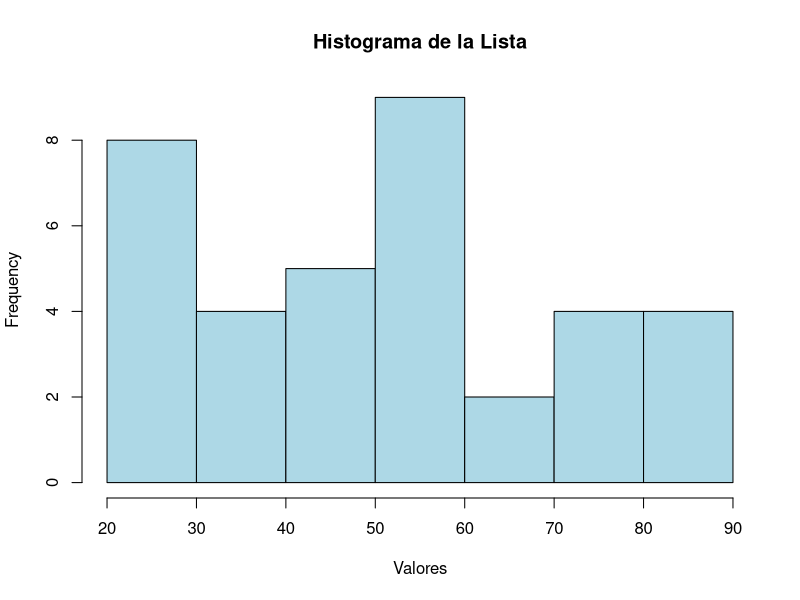
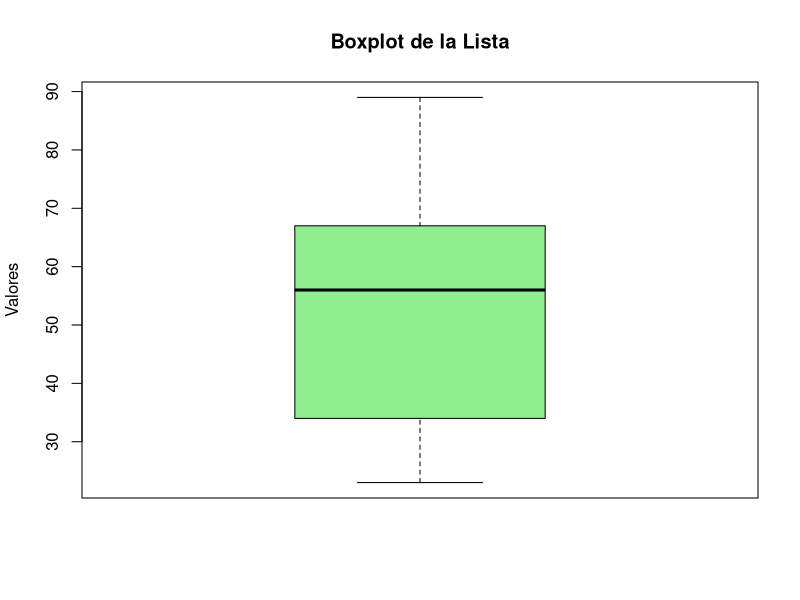
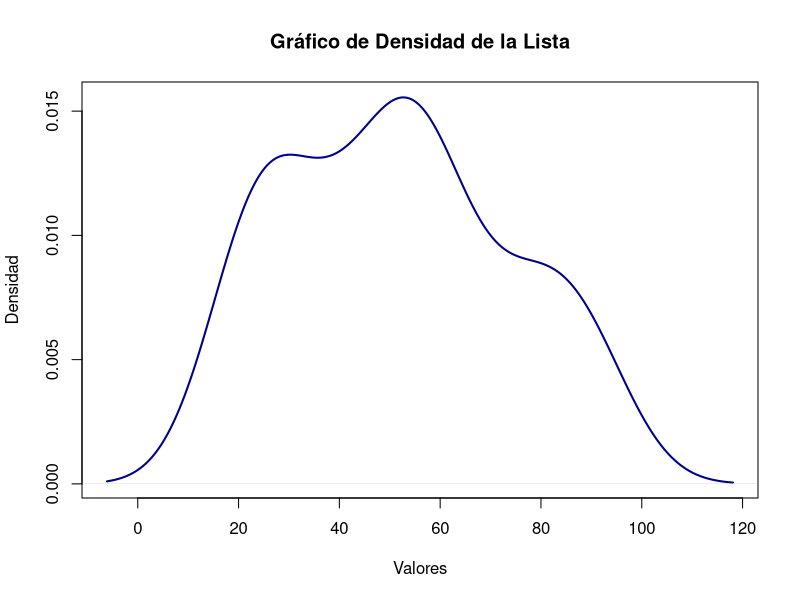
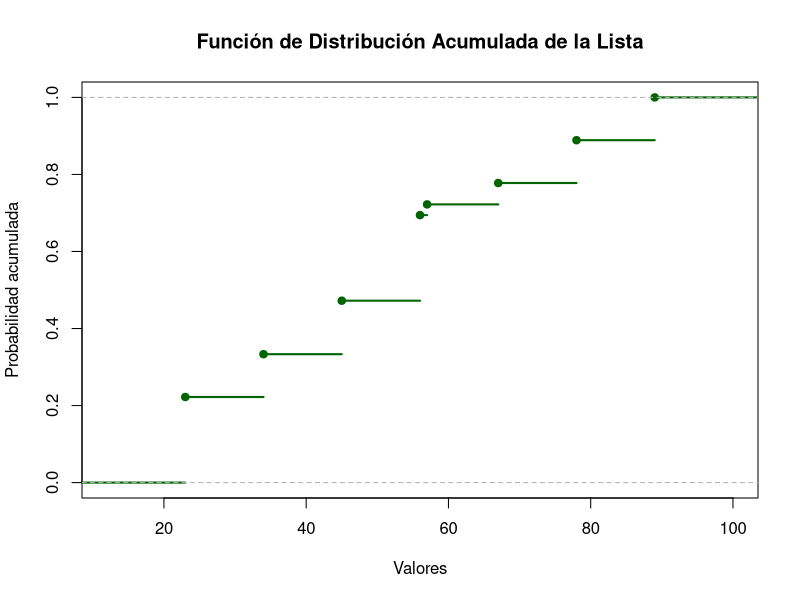
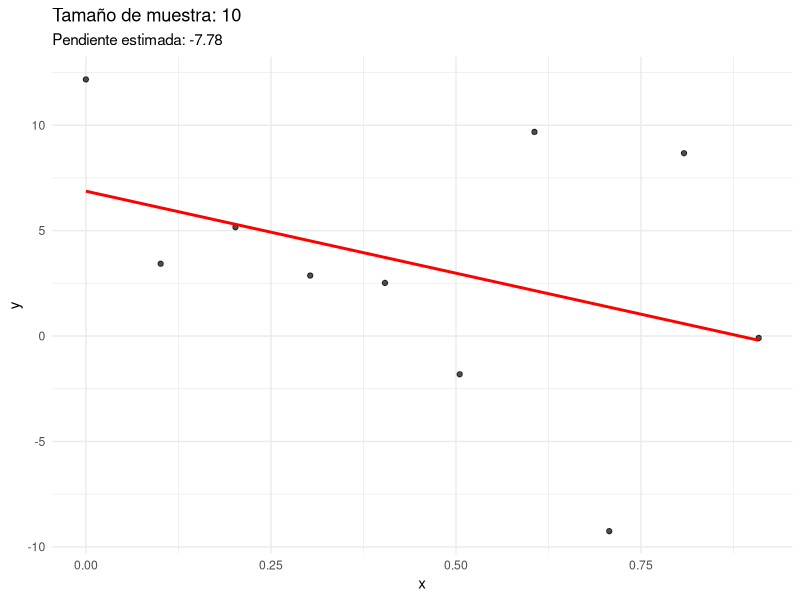
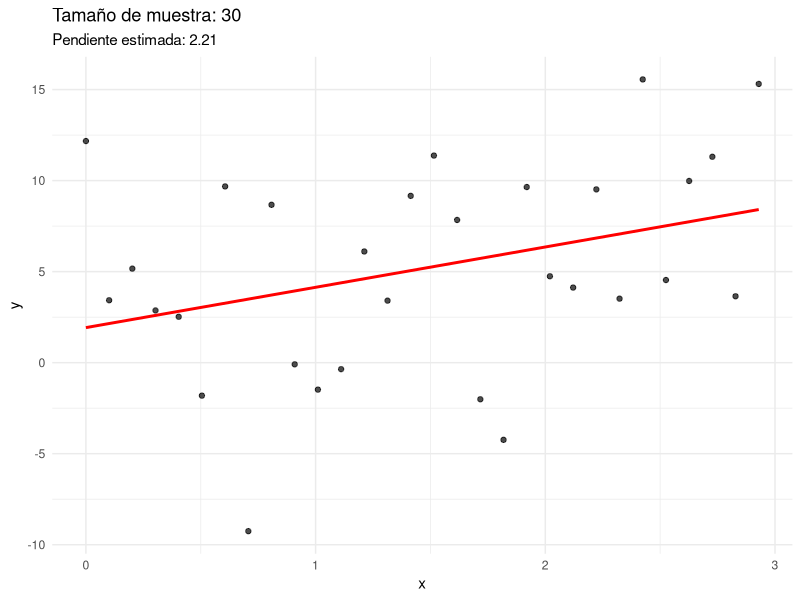
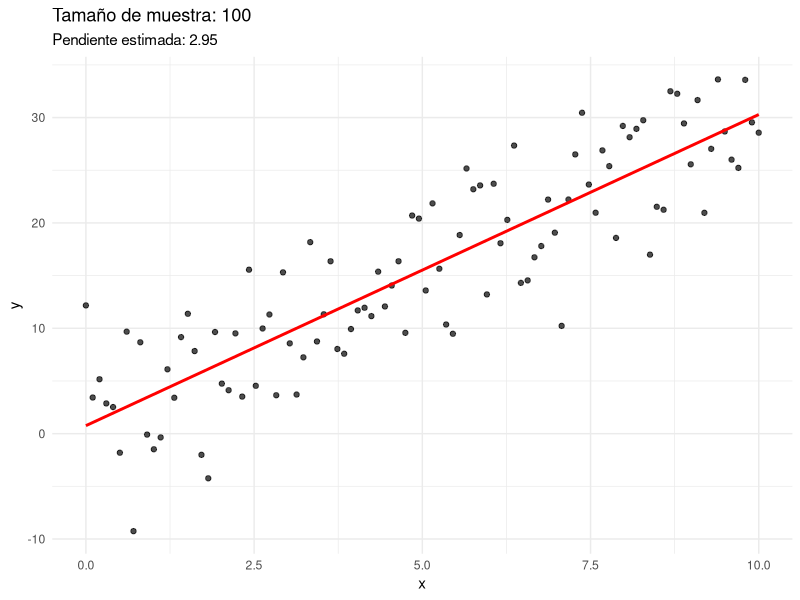

Here is the R script that generated these plots, in order:
## ---- chunk 1
# List of values
lista <- list(23, 45, 56, 78, 45, 23, 56, 67, 89, 45, 56, 67, 34, 23, 45, 23, 23, 23, 23, 78, 78, 78, 56, 56, 56, 56, 23, 34, 45, 89, 89, 89, 57, 56, 34, 34)

# Convert list to a numeric vector and transpose it to display horizontally
lista_numeric <- unlist(lista)

# Create a data frame with one row, and remove column names
lista_df_horizontal <- data.frame(t(lista_numeric))

# Remove the column names to only show the values
colnames(lista_df_horizontal) <- NULL

# Print the table horizontally without column names
print(lista_df_horizontal)
## ---- chunk 2
# List of values
hist(lista_numeric, main="Histograma de la Lista", xlab="Valores", col="lightblue", border="black")
## ---- chunk 3
# List of values
boxplot(lista_numeric, main="Boxplot de la Lista", ylab="Valores", col="lightgreen", border="black")
## ---- chunk 4
plot(density(lista_numeric), main="Gráfico de Densidad de la Lista", xlab="Valores", ylab="Densidad", col="darkblue", lwd=2)
## ---- chunk 5
ecdf_plot <- ecdf(lista_numeric)
plot(ecdf_plot, main="Función de Distribución Acumulada de la Lista", xlab="Valores", ylab="Probabilidad acumulada", col="darkgreen", lwd=2)
## ---- chunk 6
set.seed(30042025)
n_total <- 100
x <- seq(0, 10, length.out = n_total)
y <- 3 * x + rnorm(n_total, mean = 0, sd = 5)
datos <- data.frame(x = x, y = y)

library(ggplot2)
## ---- chunk 7
n <- 10
datos_sub <- datos[1:n, ]
modelo <- lm(y ~ x, data = datos_sub)

ggplot(datos_sub, aes(x = x, y = y)) +
  geom_point(alpha = 0.7) +
  geom_smooth(method = "lm", se = FALSE, color = "red") +
  labs(
    title = paste("Tamaño de muestra:", n),
    subtitle = paste("Pendiente estimada:", round(coef(modelo)[2], 2))
  ) +
  theme_minimal()
## ---- chunk 8
set.seed(30042025)
n_total <- 100
x <- seq(0, 10, length.out = n_total)
y <- 3 * x + rnorm(n_total, mean = 0, sd = 5)
datos <- data.frame(x = x, y = y)

library(ggplot2)
## ---- chunk 9
n <- 30
datos_sub <- datos[1:n, ]
modelo <- lm(y ~ x, data = datos_sub)

ggplot(datos_sub, aes(x = x, y = y)) +
  geom_point(alpha = 0.7) +
  geom_smooth(method = "lm", se = FALSE, color = "red") +
  labs(
    title = paste("Tamaño de muestra:", n),
    subtitle = paste("Pendiente estimada:", round(coef(modelo)[2], 2))
  ) +
  theme_minimal()
## ---- chunk 10
set.seed(30042025)
n_total <- 100
x <- seq(0, 10, length.out = n_total)
y <- 3 * x + rnorm(n_total, mean = 0, sd = 5)
datos <- data.frame(x = x, y = y)

library(ggplot2)
## ---- chunk 11
n <- 100
datos_sub <- datos[1:n, ]
modelo <- lm(y ~ x, data = datos_sub)

ggplot(datos_sub, aes(x = x, y = y)) +
  geom_point(alpha = 0.7) +
  geom_smooth(method = "lm", se = FALSE, color = "red") +
  labs(
    title = paste("Tamaño de muestra:", n),
    subtitle = paste("Pendiente estimada:", round(coef(modelo)[2], 2))
  ) +
  theme_minimal()
